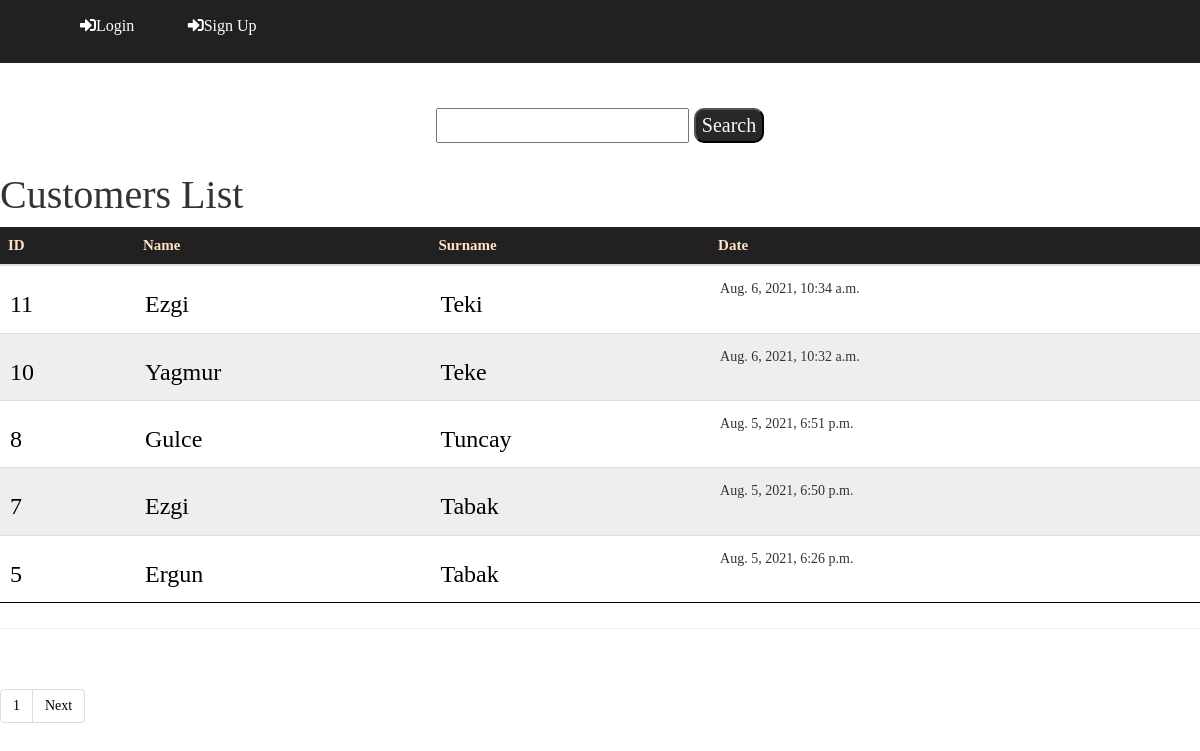
/core/, run on the app's committed database.
### core/models.py (models this page shows, shortened)
class Customer(models.Model):
    name = models.CharField(max_length=20)
    surname  = models.CharField(max_length=20)
    tc = models.CharField(max_length=11,null=True, unique=True)
    city = models.CharField(max_length=15,null=True)
    district = models.CharField(max_length=15,null=True)
    telephone = models.CharField(max_length=11,null=True,unique=True)
    date= models.DateTimeField(auto_now_add=True)

### core/views.py (the view, shortened to what this page needs)
# urls.py: path('', CustomerListView.as_view(), name = "list"),
class CustomerListView(ListView):
    template_name = 'list.html'
    model = Customer
    context_object_name = 'allcustomers'
    paginate_by = 5
    def get_queryset(self):
        word = self.request.GET.get("word")
        return Customer.objects.all().order_by('-date')

### templates/list.html (shortened to what this page needs)
{% extends "base.html" %}
{% block body %}
{% load static %}
<head>
    <link rel="stylesheet" type="text/css" href="{% static 'main.css' %}?{% now 'U'%}">
    <link rel="stylesheet" href="https://cdnjs.cloudflare.com/ajax/libs/font-awesome/5.15.3/css/all.min.css">
    <link rel="stylesheet" href="https://maxcdn.bootstrapcdn.com/bootstrap/3.4.1/css/bootstrap.min.css">
</head>
<body>
    <div class="header">
        <div class="left-header">
            <ul>
                {% if user.is_authenticated %}
                <li class="#"><a href="/"><i class="fa fa-home" aria-hidden="true"></i>Home Page</a></a></li>
                <li class="#"><a href="core/create"><i class="fa fa-user" aria-hidden="true"></i>Add New
                        Customer</a></a></li>
                <li class="#"><a href="{% url 'logout' %}"><i class=" fas fa-sign-out-alt"
                            aria-hidden="true"></i>Logout</a></a></li>
                {% else %}
                <li><a href="{% url 'login' %}"><i class="fas fa-sign-in-alt " aria-hidden="true"></i>Login</a></li>
                <li><a href="{% url 'register' %}"><i class="fas fa-sign-in-alt " aria-hidden="true"></i>Sign Up</a>
                </li>
                {% endif %}
            </ul>
        </div>
        <br><br>
        <div class="mid-header">
            <form method='GET'>
                <input type='text' name='word' value='{{ request.GET.word }}'>
                <input class="button" type='submit' value='Search'>
            </form>
        </div>
    </div>
    <div class="content-table">
        <h1>Customers List</h1>
        <table class="table ">
            <thead>
                <tr>
                    <th>ID</th>
                    <th>Name</th>
                    <th>Surname</th>
                    <th>Date</th>
                </tr>
            </thead>
            <tbody>
                {% for Customer in allcustomers %}
                <tr>
                    <td>
                        <h3><a href="detail/{{ Customer.id }}" style="color:black">{{ Customer.id }}</a></h3>
                    </td>
                    <td>
                        <h3><a href="detail/{{ Customer.id }}" style="color:black">{{ Customer.name }}</a></h3>
                    </td>
                    <td>
                        <h3><a href="detail/{{ Customer.id }}" style="color:black">{{ Customer.surname }}</a></h3>
                    </td>
                    <td>
                        <h5>{{ Customer.date }}</h5>
                    </td>
                </tr>
                {% endfor %}
            </tbody>
        </table>
    </div>
    <hr>
    <div class="pagination">
        {% if is_paginated %}
        <nav class="navigation">
            <ul class="pagination justify-content-end">
                <li class="page-item ">
                    <a href="#" class="page-link">{{ page_obj.number}}</a>
                </li>
                {% if page_obj.has_next %}
                <li class="page-item">
                    <a href="{{request.path}}?page={{ page_obj.next_page_number }}" class="page-link">Next</a>
                </li>
                {% endif %}
            </ul>
        </nav>
        {% endif %}
    </div>
</body>
{% endblock %}

### core/static/main.css (style rules this page uses)
.header { font-family: Times New Roman; color: rgb(37, 36, 36); }
.mid-header { padding: 5px; text-align: center; color: rgb(0, 0, 0); font-size: 20px; }
.mid-header [type='submit'] { height: 35px; background-color: rgba(34, 32, 32, 0.966); border-radius: 10px; color: rgb(248, 248, 248); }
.left-header { padding: 15px; background: rgb(34, 32, 32); }
.left-header li { display: inline; width: 150px; margin: 15px; padding: 10px; }
.left-header ul li a { text-decoration: none; color: white; font-size: 16px; }
.navigation a { font-family: Times New Roman; color: rgb(37, 36, 36); }
.pagination ul li a { color: black; text-align: center; }
.content-table { border-collapse: collapse; margin: 25px 0; font-size: 0.9em; min-width: 400px; }
.content-table h1 { font-family: Times New Roman; font-size: 40px; }
.content-table thead tr { background-color: rgb(34, 32, 32); color: bisque; font-family: Times New Roman; font-size: 15px; }
.content-table .table tr td { padding: 5px 10px; font-family: Times New Roman; }
.content-table tbody tr:nth-of-type(even) { background-color: rgba(184, 181, 187, 0.24); }
.content-table tbody tr:last-of-type { border-bottom: 1px solid black; }

### data on the page
Customer: id "11", name "Ezgi", surname "Teki", date "Aug. 6, 2021, 10:34 a.m."
Customer: id "10", name "Yagmur", surname "Teke", date "Aug. 6, 2021, 10:32 a.m."
Customer: id "8", name "Gulce", surname "Tuncay", date "Aug. 5, 2021, 6:51 p.m."
Customer: id "7", name "Ezgi", surname "Tabak", date "Aug. 5, 2021, 6:50 p.m."
Customer: id "5", name "Ergun", surname "Tabak", date "Aug. 5, 2021, 6:26 p.m."

### other printed values
{{ page_obj.number }} "1"
